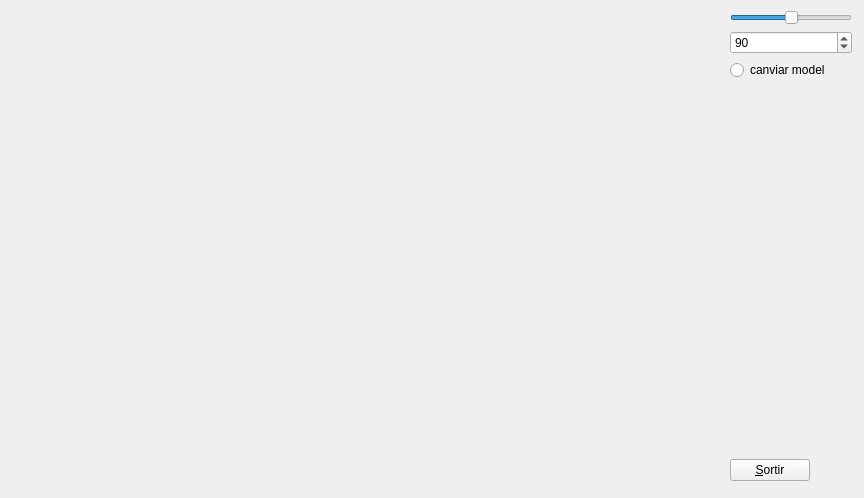
<?xml version="1.0" encoding="UTF-8"?>
<ui version="4.0">
 <class>MyForm</class>
 <widget class="QWidget" name="MyForm">
  <property name="geometry">
   <rect>
    <x>0</x>
    <y>0</y>
    <width>864</width>
    <height>498</height>
   </rect>
  </property>
  <property name="windowTitle">
   <string>Form</string>
  </property>
  <widget class="MyGLWidget" name="widget" native="true">
   <property name="geometry">
    <rect>
     <x>9</x>
     <y>9</y>
     <width>713</width>
     <height>480</height>
    </rect>
   </property>
   <property name="sizePolicy">
    <sizepolicy hsizetype="Expanding" vsizetype="Expanding">
     <horstretch>0</horstretch>
     <verstretch>0</verstretch>
    </sizepolicy>
   </property>
  </widget>
  <widget class="QWidget" name="layoutWidget">
   <property name="geometry">
    <rect>
     <x>730</x>
     <y>10</y>
     <width>122</width>
     <height>471</height>
    </rect>
   </property>
   <layout class="QVBoxLayout" name="verticalLayout">
    <item>
     <widget class="QSlider" name="horizontalSlider">
      <property name="minimum">
       <number>0</number>
      </property>
      <property name="maximum">
       <number>180</number>
      </property>
      <property name="sliderPosition">
       <number>90</number>
      </property>
      <property name="orientation">
       <enum>Qt::Horizontal</enum>
      </property>
     </widget>
    </item>
    <item>
     <widget class="QSpinBox" name="spinBox">
      <property name="maximum">
       <number>180</number>
      </property>
      <property name="value">
       <number>90</number>
      </property>
     </widget>
    </item>
    <item>
     <widget class="QRadioButton" name="radioButton">
      <property name="text">
       <string>canviar model</string>
      </property>
     </widget>
    </item>
    <item>
     <spacer name="verticalSpacer">
      <property name="orientation">
       <enum>Qt::Vertical</enum>
      </property>
      <property name="sizeHint" stdset="0">
       <size>
        <width>20</width>
        <height>40</height>
       </size>
      </property>
     </spacer>
    </item>
    <item>
     <widget class="QPushButton" name="pushButton">
      <property name="sizePolicy">
       <sizepolicy hsizetype="Fixed" vsizetype="Fixed">
        <horstretch>0</horstretch>
        <verstretch>0</verstretch>
       </sizepolicy>
      </property>
      <property name="text">
       <string>&amp;Sortir</string>
      </property>
     </widget>
    </item>
   </layout>
  </widget>
 </widget>
 <customwidgets>
  <customwidget>
   <class>MyGLWidget</class>
   <extends>QWidget</extends>
   <header>MyGLWidget.h</header>
   <container>1</container>
   <slots>
    <slot>canviarzoom(int)</slot>
    <slot>canviarmodel()</slot>
   </slots>
  </customwidget>
 </customwidgets>
 <resources/>
 <connections>
  <connection>
   <sender>pushButton</sender>
   <signal>clicked()</signal>
   <receiver>MyForm</receiver>
   <slot>close()</slot>
   <hints>
    <hint type="sourcelabel">
     <x>810</x>
     <y>479</y>
    </hint>
    <hint type="destinationlabel">
     <x>818</x>
     <y>497</y>
    </hint>
   </hints>
  </connection>
  <connection>
   <sender>horizontalSlider</sender>
   <signal>valueChanged(int)</signal>
   <receiver>spinBox</receiver>
   <slot>setValue(int)</slot>
   <hints>
    <hint type="sourcelabel">
     <x>766</x>
     <y>23</y>
    </hint>
    <hint type="destinationlabel">
     <x>763</x>
     <y>49</y>
    </hint>
   </hints>
  </connection>
  <connection>
   <sender>spinBox</sender>
   <signal>valueChanged(int)</signal>
   <receiver>horizontalSlider</receiver>
   <slot>setValue(int)</slot>
   <hints>
    <hint type="sourcelabel">
     <x>799</x>
     <y>33</y>
    </hint>
    <hint type="destinationlabel">
     <x>799</x>
     <y>15</y>
    </hint>
   </hints>
  </connection>
  <connection>
   <sender>horizontalSlider</sender>
   <signal>valueChanged(int)</signal>
   <receiver>widget</receiver>
   <slot>canviarzoom(int)</slot>
   <hints>
    <hint type="sourcelabel">
     <x>735</x>
     <y>23</y>
    </hint>
    <hint type="destinationlabel">
     <x>703</x>
     <y>161</y>
    </hint>
   </hints>
  </connection>
  <connection>
   <sender>radioButton</sender>
   <signal>released()</signal>
   <receiver>widget</receiver>
   <slot>canviarmodel()</slot>
   <hints>
    <hint type="sourcelabel">
     <x>828</x>
     <y>78</y>
    </hint>
    <hint type="destinationlabel">
     <x>714</x>
     <y>177</y>
    </hint>
   </hints>
  </connection>
 </connections>
 <slots>
  <slot>canviarzoom(int)</slot>
 </slots>
</ui>
